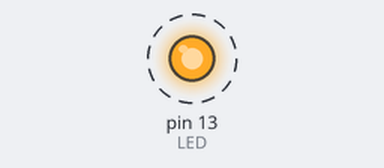
Recording of a sketch running on a simulated Arduino Uno, built with avr-gcc and run on an emulated ATmega328P. Parts: output pins drawn as LEDs (lit = HIGH). Dashed ring = blinking.

Above: at 0.5 s.
Timing chart, 0 to 4.6 s (numbered marks = the images above):
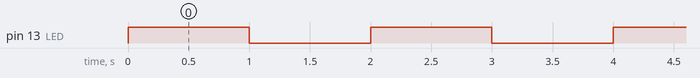

The sketch:

LED_Board_NodeMCU.ino
```cpp
/*=======================================
 * Board : NodeMCU
 * Project : Kontrol Led yang ada di board NodeMCU
 * Code by : MRROBO28
 ========================================*/

//===== Variabel LED
int LED = LED_BUILTIN; // Jika menggunakan led pada board maka menggunakan LED_BUILTIN
void setup() {
  // put your setup code here, to run once:
  pinMode(LED,OUTPUT);
}

void loop() {
  // put your main code here, to run repeatedly:
  digitalWrite(LED,HIGH);    // ==>LED ON
  delay(1000);               // ==>Jeda 1 detik
  digitalWrite(LED,LOW);     // ==>LED OFF
  delay(1000);
}
```

Measured:
- by itself, pin 13 (LED): alternates HIGH for 1.0 s and LOW for 1.0 s
